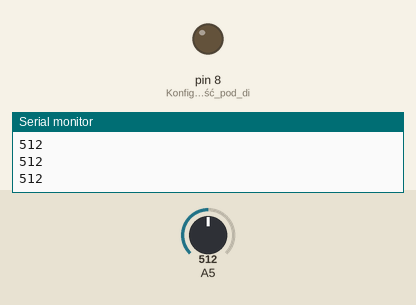
Recording of a sketch running on a simulated Arduino Uno, built with avr-gcc and run on an emulated ATmega328P. On the bench: output pins drawn as LEDs (lit = HIGH), the last lines printed to the serial monitor. The inputs (shaded band) are chosen by the test bench; at power-on: A5 = 512.

Above: at 1.2 s.
1.3 s: A5 set to 107
2.8 s: A5 set to 92
At 4.0 s:
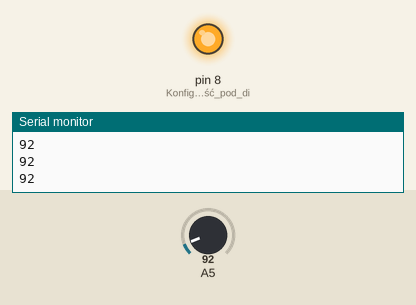
4.3 s: A5 set to 110
At 5.5 s:
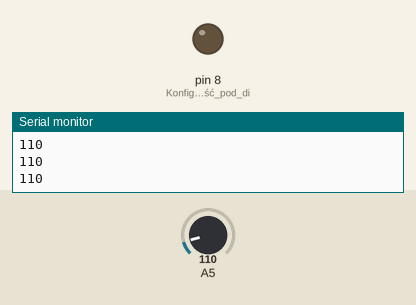
5.8 s: A5 set to 90
At 7.0 s:
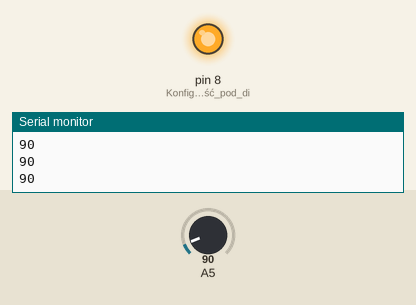
Timing chart, 0 to 8.3 s (numbered marks = the images above; inputs shaded):
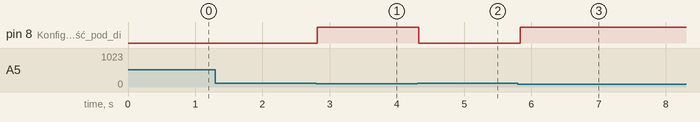

The sketch:

fotorezystor_1.ino
```cpp
// Używamy fotorezystora - kiedy zgasimy światło, zapala się dioda
int odczytanaWartosc = 0; //Zmienna do przechowywania odczytu ADC

void setup() {
  Serial.begin(9600);
  pinMode(8, OUTPUT); //Konfiguracja wyjść pod diodę LED
}

void loop() {
  odczytanaWartosc = analogRead(A5);//Odczytanie wartości z ADC
  Serial.println(odczytanaWartosc);
  if (odczytanaWartosc < 100) {
     digitalWrite(8, HIGH);//Włączenie diody
  } else {
     digitalWrite(8, LOW);//Wyłączenie diody
  }

  delay(50);
}
```

Measured:
- the behaviour switches between 100 and 99 on A5 (found by bisection; images 0 and 1)
- after the input at 2.8 s, pin 8 (Konfiguracja_wyjść_pod_di): LOW → HIGH at once
- after the input at 4.3 s, pin 8 (Konfiguracja_wyjść_pod_di): HIGH → LOW at once
- after the input at 5.8 s, pin 8 (Konfiguracja_wyjść_pod_di): LOW → HIGH at once
